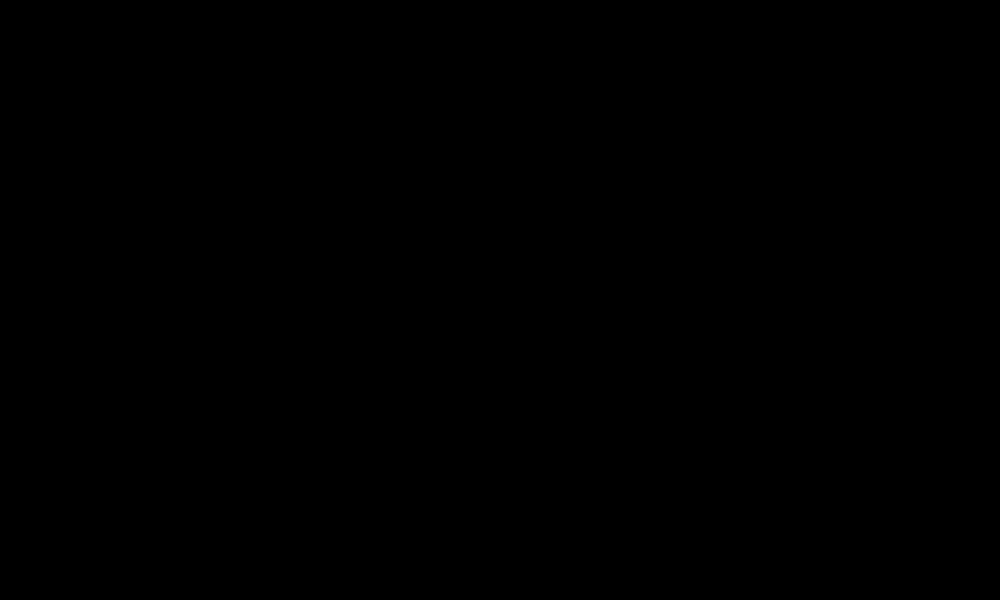
Frame 1 (no input)
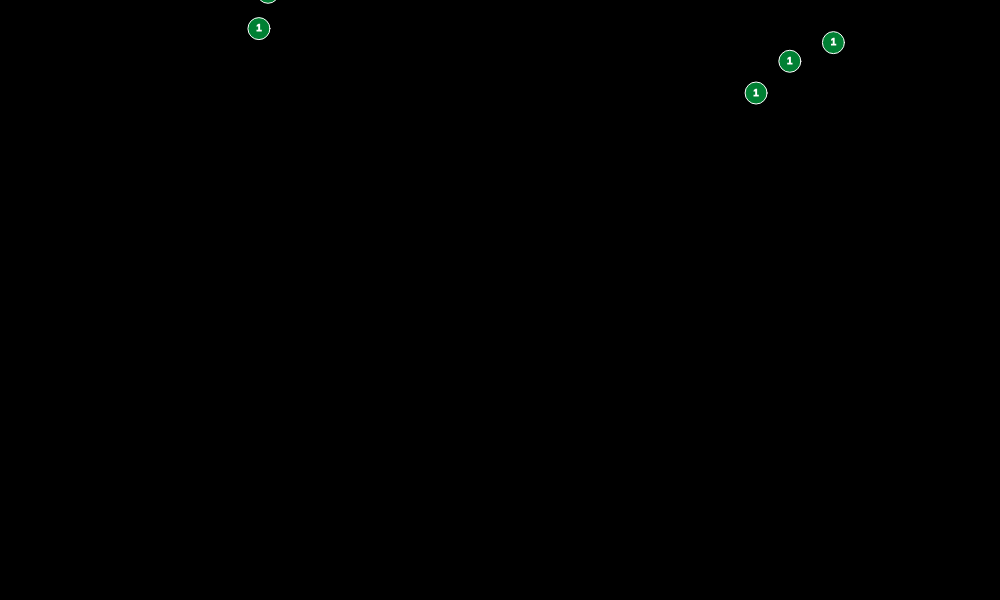
Frame 60 (no input)
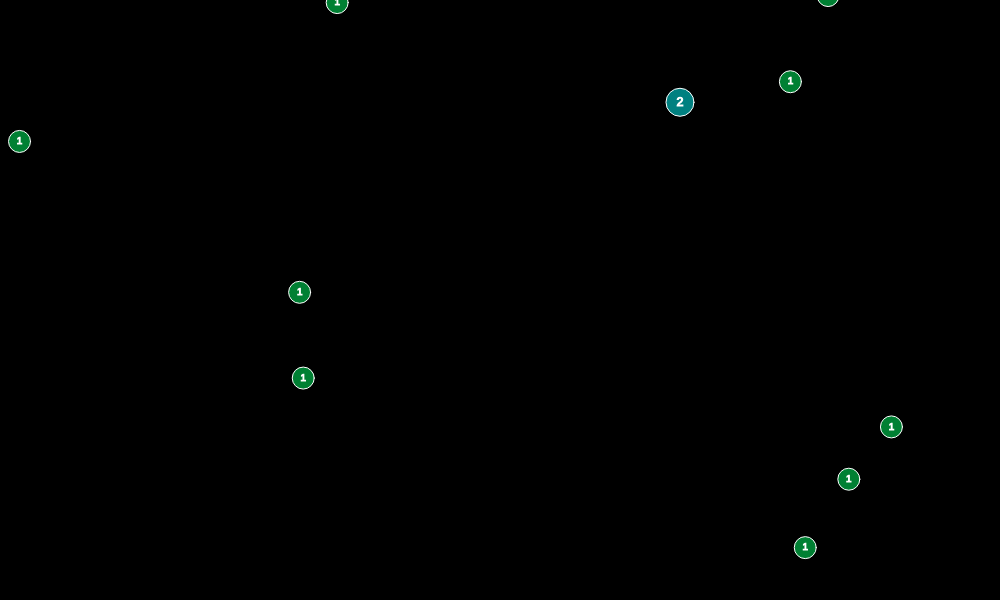
Frame 120 (the mouse pressed at the canvas centre since frame 60)

The p5.js sketch that drew these frames (run headless with seeded random() and noise() and a simulated clock; from frame 60 on, the mouse is pressed at the canvas centre):

// p5.js sketch
// ── sketch.js
const BOUNCE = 0.75;
const FRAMES_UNTIL_NEW_PARTICLE = 10;


let particles = [];
let gravity;

function setup(){
    colorMode(HSB, 100);
    createCanvas(1000, 600);

    gravity = createVector(0, 0.1);
}

function draw(){
    background(0);

    if((frameCount % FRAMES_UNTIL_NEW_PARTICLE) == 0){
        particles.push(new Particle(
            random(width), 
            random(-50)
        ));
    }
    for(let i = 0; i < particles.length; i++){
        let p = particles[i];
        p.update();
        p.draw();
    }

    let fused = false;

    for (let i = particles.length-1; i >= 0; i--){
        const p = particles[i];
        for (let j = i-1; j >= 0; j--){
            const other = particles[j];
            if(p.level != other.level){
                break;
            }
            if(p.hit(other)){
                const newP = new Particle(
                    p.pos.x, 
                    p.pos.y,
                    p5.Vector.add(p.vel, other.vel), 
                    p.level+1
                );

                particles.splice(i,1);
                particles.splice(j,1);

                particles.splice(j, 0, newP);

                fused = true;

                break;
            }
        }
    }

    if(fused){
        // Insertion sort
        for (let i = 1; i < particles.length; i++) {
            let p = particles[i];

            let j = i-1; 
            while ((j >= 0) && (p.r > particles[j].r)) {
                particles[j+1] = particles[j];
                j--;
            }
            particles[j+1] = p;
        }
    }
}

// ── Particle.js
class Particle{
    constructor(x, y, vel = p5.Vector.random2D(), level = 1){
        this.pos = createVector(x, y);
        this.vel = vel;
        this.acc = createVector(0, 0);
        this.level = level;
        this.r = 10 + (level**2);
    }

    applyForce(force){
        this.acc.add(force);
    }

    update(){
        this.applyForce(gravity);

        this.vel.add(this.acc);
        this.pos.add(this.vel);

        this.acc.mult(0);

        this.edges();
    }

    hit(other){
        const squaredDist = (this.pos.x - other.pos.x)**2 + (this.pos.y - other.pos.y)**2;

        return squaredDist <= (this.r + other.r)**2;
    }

    edges(){
        if(this.pos.x + this.r > width){
            this.vel.x *= -BOUNCE;
            this.pos.x = width - this.r;
        }else if(this.pos.x - this.r < 0){
            this.vel.x *= -BOUNCE;
            this.pos.x = this.r;
        }
        if(this.pos.y + this.r > height){
            this.vel.y *= -BOUNCE;
            this.pos.y = height - this.r;
        }
    }

    draw(){
        stroke(0, 0, 100);
        
        fill(((this.level*10)+30) % 101, 100, 50);
        circle(this.pos.x, this.pos.y, this.r*2);

        textAlign(CENTER, CENTER);
        textSize(this.r*0.9);
        fill(0, 0, 100);
        text(2**(this.level-1), this.pos.x, this.pos.y);
    }
}
